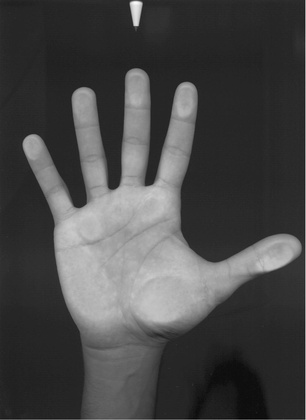
%> input picture mano1_1.jpg, 306 x 420 px, shrunk from 1021 x 1403 before the run
$ octave --eval "result = getAreaPerimeterHand(imread('mano1_1.jpg'));"   (GNU Octave 9; MATLAB toolbox functions it lacks are replaced by stand-ins)
%> lines starting %> are read from the running program, lines starting %| are printed output that depends on the picture; in (x1, y1, x2, y2) boxes, pixels count from 0 and x2, y2 are one past the last pixel; in counts of white or black regions, pixels touching at a corner belong together; the program's own positions count from 1
### keepMaxObj.m
function Imx = keepMaxObj(X)
%Function to keep only the maximum sized (biggest) object in an image
%SCd 11/30/2010
%
%Updates:
%   -02/03/2011: Added ability to handle an image directly
%
%Usage:
%   Imx = keepMaxObj(CC);
%   Imx = keepMaxObj(V);
%
%Input Arguments:
%   -CC: Connected components returned from bwconncomp
%   -V: Logical image with parts you want true
%
%Output Arguments:
%   -Imx: Logical volume with only the biggest object left true.
%
%See Also: bwconncomp
%
    %Error checking:
    assert(islogical(X)||isstruct(X),'The first input argument is expected to be a struct or a logical');
    if isstruct(X)
        CC = X;
        parts = {'PixelIdxList','ImageSize'};
        assert(all(ismember(parts,fieldnames(CC))),'CC is expected to be the output from bwconncomp');
    else
        CC = bwconncomp(X);
    end
    clear X;
    %Preallocate and find number of voxels/object
    Nvox = zeros(CC.NumObjects,1);
    for ii = 1:CC.NumObjects
        Nvox(ii) = numel(CC.PixelIdxList{ii});
    end
    %Find the biggest object's index, warn and save all if there are multiples
    [mx,midx] = max(Nvox);
    more_than1_max = sum(mx==Nvox);
    if more_than1_max > 1
        midx = find(mx == Nvox);
        warning('Multiple:Maxima', 'There were %i objects with the maximum size.\n  They are all left on!',more_than1_max);
    end
    %Create the final image
    Imx = false(CC.ImageSize);
    Imx([CC.PixelIdxList{midx}]) = true;
end

### getAreaPerimeterHand.m
function [area, perimeter] = getAreaPerimeterHand(image)
    %external function for computing area and perimeters

    %given an image compute area

    cropped_im = image(150:end,:);

    %threshold chose using Otsu's method
    threshold = graythresh(cropped_im)*255; %times 255 for unit8 format

    segmented_im = zeros(size(cropped_im));

    for i=1:size(cropped_im,1)
       for j=1:size(cropped_im,2)
           if cropped_im(i,j) < threshold
                segmented_im(i,j) = 0;
           else
                segmented_im(i,j) = 255;
           end
       end
    end

    %choose the biggest connected blob
    manoBella = keepMaxObj(logical(segmented_im));
    area = nnz(manoBella); %this count the number of non-zero elements in ManoBella (i.e. the area of the hand)


    im_perimetral = edge(manoBella,'Canny',[]); %edge detection with canny algorithm
    perimeter = nnz(im_perimetral);

end
%> in getAreaPerimeterHand, `cropped_im = image(150:end,:);`:
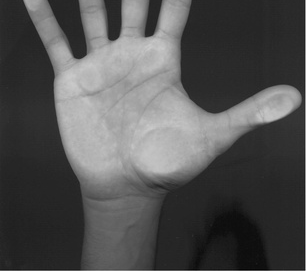
%> cropped_im: size 271x306 uint8; min 3, max 203, mean 82.7
%> in getAreaPerimeterHand, `threshold = graythresh(cropped_im)*255;`: threshold = 103
%> after the loop in getAreaPerimeterHand, `for i=1:size(cropped_im,1)`:
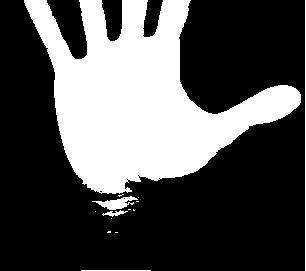
%> segmented_im: size 271x306 double; 32.3% white; 14 white regions (9 under 20 px), largest, box (x1, y1, x2, y2) and area: (24, 0, 301, 194) 26023, (92, 196, 138, 210) 293, (305, 0, 306, 271) 271, (102, 210, 128, 217) 77, (81, 270, 151, 271) 70
%> in keepMaxObj, `CC = bwconncomp(X);`: CC = 14 connected components
%> the loop in keepMaxObj, `for ii = 1:CC.NumObjects` made 14 passes
%> after the loop in keepMaxObj, `for ii = 1:CC.NumObjects`: Nvox = [26023; 70; 293; 1; 77; 7; 1; 3; 7; 3; 3; 3; 1; 271]
%> in keepMaxObj, `[mx,midx] = max(Nvox);`: mx = 26023; midx = 1
%> in keepMaxObj, `Imx = false(CC.ImageSize);`: Imx: size 271x306 logical; every value is 0
%> in keepMaxObj, `Imx([CC.PixelIdxList{midx}]) = true;`:
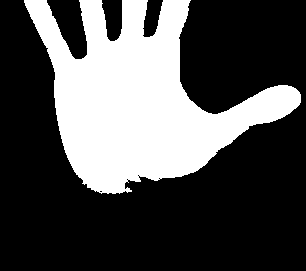
%> Imx: size 271x306 logical; 31.4% white; 1 white region, box (x1, y1, x2, y2) and area: (24, 0, 301, 194) 26023
%> in getAreaPerimeterHand, `area = nnz(manoBella);`: area = 26023
%> in getAreaPerimeterHand, `im_perimetral = edge(manoBella,'Canny',[]);`:
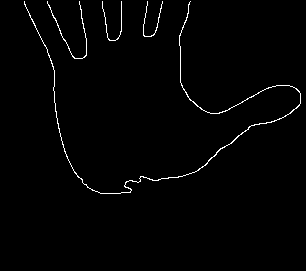
%> im_perimetral: size 271x306 logical; 1.3% white in thin lines or dots, all inside (x1, y1, x2, y2) = (24, 1, 301, 194)
%> in getAreaPerimeterHand, `perimeter = nnz(im_perimetral);`: perimeter = 1083
%> `result = getAreaPerimeterHand(imread('mano1_1.jpg'));`: result = 26023
